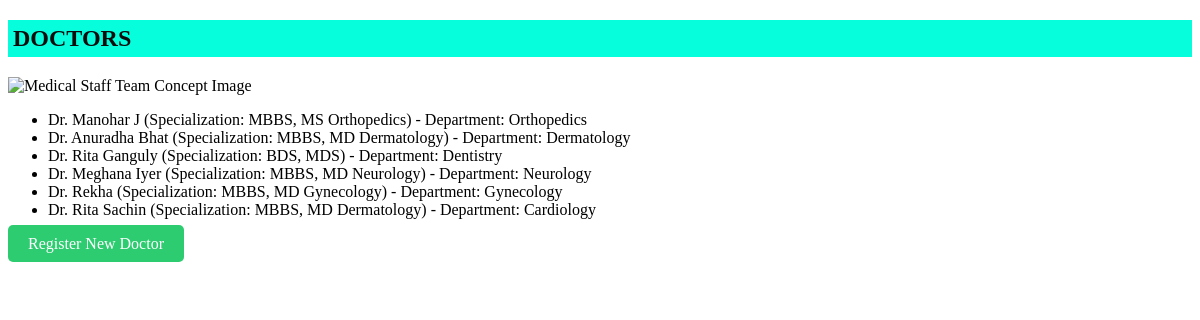
The app's page /doctors/ with its own data.
### hospital/models.py (models this page shows, shortened)
class Doctor(models.Model):
    name = models.CharField(max_length=200)
    specialization = models.CharField(max_length=100)
    department = models.ForeignKey(Department, on_delete=models.CASCADE)

class Department(models.Model):
    name = models.CharField(max_length=100)

### hospital/views.py (the view)
# urls.py: path('doctors/', views.doctors, name='doctors'),
def doctors(request):
    doctors = Doctor.objects.all()
    if request.method == 'POST':
        form = DoctorForm(request.POST)
        if form.is_valid():
            form.save()
            return redirect('doctors')
    else:
        form = DoctorForm()
    return render(request, 'doctors.html', {'doctors': doctors, 'form': form})

### hospital/templates/doctors.html (shortened to what this page needs)
<!DOCTYPE html>
<html>
<head>
</head>
<body>
    <h2>DOCTORS</h2>
    <div class="image-container">
        <img src="https://static.vecteezy.com/system/resources/previews/000/608/082/original/vector-set-of-doctor-cartoon-characters-medical-staff-team-concept.jpg" alt="Medical Staff Team Concept Image">
    </div>
    <ul>
        {% for doctor in doctors %}
            <li>{{ doctor.name }} (Specialization: {{ doctor.specialization }}) - Department: {{ doctor.department.name }}</li>
        {% endfor %}
    </ul>
    <p><a href="register_doctor" class="register-btn">Register New Doctor</a></p>
</body>
</html>

### hospital/templates/doctors.html (style rules this page uses)
.image-container img { width: 450px; height: 400px; }
h2 { background-color: #07fedd; color: #0c0c0c; padding: 5px; text-align: left; clear: both; }
.register-btn { background-color: #2ecc71; color: #ffffff; border: none; padding: 10px 20px; font-size: 16px; cursor: pointer; border-radius: 5px; text-decoration: none; }

### records on screen
Doctor: name "Dr. Manohar J", specialization "MBBS, MS Orthopedics", department.name "Orthopedics"
Doctor: name "Dr. Anuradha Bhat", specialization "MBBS, MD Dermatology", department.name "Dermatology"
Doctor: name "Dr. Rita Ganguly", specialization "BDS, MDS", department.name "Dentistry"
Doctor: name "Dr. Meghana Iyer", specialization "MBBS, MD Neurology", department.name "Neurology"
Doctor: name "Dr. Rekha", specialization "MBBS, MD Gynecology", department.name "Gynecology"
Doctor: name "Dr. Rita Sachin", specialization "MBBS, MD Dermatology", department.name "Cardiology"
